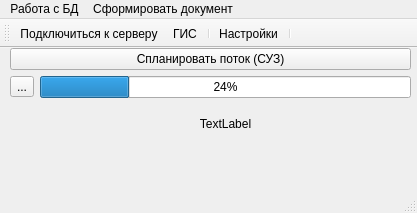
<?xml version="1.0" encoding="UTF-8"?>
<ui version="4.0">
 <class>MainWindow</class>
 <widget class="QMainWindow" name="MainWindow">
  <property name="geometry">
   <rect>
    <x>0</x>
    <y>0</y>
    <width>417</width>
    <height>213</height>
   </rect>
  </property>
  <property name="windowTitle">
   <string>MainWindow</string>
  </property>
  <widget class="QWidget" name="centralwidget">
   <widget class="QWidget" name="gridLayoutWidget">
    <property name="geometry">
     <rect>
      <x>10</x>
      <y>0</y>
      <width>401</width>
      <height>96</height>
     </rect>
    </property>
    <layout class="QGridLayout" name="gridLayout">
     <item row="1" column="1">
      <widget class="QProgressBar" name="progressBar">
       <property name="value">
        <number>24</number>
       </property>
      </widget>
     </item>
     <item row="0" column="0" colspan="2">
      <widget class="QPushButton" name="pushButtonSendRequest">
       <property name="text">
        <string>Спланировать поток (СУЗ)</string>
       </property>
      </widget>
     </item>
     <item row="1" column="0">
      <widget class="QToolButton" name="toolButtonPause">
       <property name="text">
        <string>...</string>
       </property>
      </widget>
     </item>
     <item row="2" column="1">
      <widget class="QLabel" name="labelStreams">
       <property name="text">
        <string>TextLabel</string>
       </property>
       <property name="alignment">
        <set>Qt::AlignCenter</set>
       </property>
      </widget>
     </item>
    </layout>
   </widget>
  </widget>
  <widget class="QMenuBar" name="menubar">
   <property name="geometry">
    <rect>
     <x>0</x>
     <y>0</y>
     <width>417</width>
     <height>22</height>
    </rect>
   </property>
   <widget class="QMenu" name="menu">
    <property name="title">
     <string>Работа с БД</string>
    </property>
    <widget class="QMenu" name="menu_2">
     <property name="title">
      <string>Заявки</string>
     </property>
     <addaction name="actionDBLoadRequestDikon"/>
     <addaction name="actionDBLoadRequestZhenya"/>
     <addaction name="separator"/>
     <addaction name="action_15"/>
     <addaction name="action_16"/>
    </widget>
    <widget class="QMenu" name="menu_4">
     <property name="title">
      <string>Потоки</string>
     </property>
     <addaction name="actionDBDeleteAllStreams"/>
     <addaction name="actionCacheOut"/>
    </widget>
    <widget class="QMenu" name="menu_5">
     <property name="title">
      <string>Станции</string>
     </property>
     <addaction name="action_2"/>
     <addaction name="action_3"/>
     <addaction name="action_4"/>
    </widget>
    <widget class="QMenu" name="menu_6">
     <property name="title">
      <string>Участки</string>
     </property>
     <addaction name="action_8"/>
     <addaction name="action_9"/>
     <addaction name="action_10"/>
    </widget>
    <widget class="QMenu" name="menu_7">
     <property name="title">
      <string>ПВР</string>
     </property>
     <addaction name="action_12"/>
     <addaction name="action_13"/>
     <addaction name="action_14"/>
    </widget>
    <addaction name="menu_2"/>
    <addaction name="menu_4"/>
    <addaction name="menu_5"/>
    <addaction name="menu_6"/>
    <addaction name="menu_7"/>
   </widget>
   <widget class="QMenu" name="menu_3">
    <property name="title">
     <string>Сформировать документ</string>
    </property>
    <widget class="QMenu" name="menu_8">
     <property name="title">
      <string>Форма 2</string>
     </property>
     <addaction name="actionFormsF2PC"/>
     <addaction name="action_7"/>
    </widget>
    <widget class="QMenu" name="menu_9">
     <property name="title">
      <string>Форма 2А</string>
     </property>
     <addaction name="action_11"/>
     <addaction name="action_17"/>
    </widget>
    <addaction name="menu_8"/>
    <addaction name="menu_9"/>
    <addaction name="action_6"/>
   </widget>
   <addaction name="menu"/>
   <addaction name="menu_3"/>
  </widget>
  <widget class="QStatusBar" name="statusbar"/>
  <widget class="QToolBar" name="toolBar">
   <property name="windowTitle">
    <string>toolBar</string>
   </property>
   <attribute name="toolBarArea">
    <enum>TopToolBarArea</enum>
   </attribute>
   <attribute name="toolBarBreak">
    <bool>false</bool>
   </attribute>
   <addaction name="actionConnect"/>
   <addaction name="actionDisplayStreams"/>
   <addaction name="separator"/>
   <addaction name="actionSettings"/>
   <addaction name="separator"/>
  </widget>
  <action name="actionDBLoadRequestDikon">
   <property name="text">
    <string>Загрузить заявку с ПК (Дикон)</string>
   </property>
  </action>
  <action name="actionDBLoadRequestZhenya">
   <property name="text">
    <string>Загрузить заявку с ПК (Женя)</string>
   </property>
  </action>
  <action name="action_6">
   <property name="enabled">
    <bool>false</bool>
   </property>
   <property name="text">
    <string>Графоплан</string>
   </property>
  </action>
  <action name="actionDBDeleteAllStreams">
   <property name="text">
    <string>Удалить все потоки</string>
   </property>
  </action>
  <action name="actionConnect">
   <property name="icon">
    <iconset resource="resources.qrc">
     <normaloff>:/resources/icon_disconnected_128.png</normaloff>
     <normalon>:/resources/icon_connected_128.png</normalon>
     <disabledoff>:/resources/icon_disconnected_128.png</disabledoff>
     <disabledon>:/resources/icon_connected_128.png</disabledon>
     <activeoff>:/resources/icon_connected_128.png</activeoff>:/resources/icon_disconnected_128.png</iconset>
   </property>
   <property name="text">
    <string>Подключиться к серверу</string>
   </property>
   <property name="toolTip">
    <string>Подключиться к серверу</string>
   </property>
  </action>
  <action name="actionSettings">
   <property name="icon">
    <iconset resource="resources.qrc">
     <normaloff>:/resources/icon_settings_128.png</normaloff>:/resources/icon_settings_128.png</iconset>
   </property>
   <property name="text">
    <string>Настройки</string>
   </property>
   <property name="toolTip">
    <string>Настройки</string>
   </property>
  </action>
  <action name="actionCacheOut">
   <property name="text">
    <string>Сохранить спланированные потоки в БД</string>
   </property>
  </action>
  <action name="actionDisplayStreams">
   <property name="icon">
    <iconset resource="resources.qrc">
     <normaloff>:/resources/icon_map_128.png</normaloff>:/resources/icon_map_128.png</iconset>
   </property>
   <property name="text">
    <string>ГИС</string>
   </property>
   <property name="toolTip">
    <string>ГИС</string>
   </property>
  </action>
  <action name="action_2">
   <property name="enabled">
    <bool>false</bool>
   </property>
   <property name="text">
    <string>Создать</string>
   </property>
  </action>
  <action name="action_3">
   <property name="enabled">
    <bool>false</bool>
   </property>
   <property name="text">
    <string>Редактировать</string>
   </property>
  </action>
  <action name="action_4">
   <property name="enabled">
    <bool>false</bool>
   </property>
   <property name="text">
    <string>Удалить</string>
   </property>
  </action>
  <action name="action_8">
   <property name="enabled">
    <bool>false</bool>
   </property>
   <property name="text">
    <string>Создать</string>
   </property>
  </action>
  <action name="action_9">
   <property name="enabled">
    <bool>false</bool>
   </property>
   <property name="text">
    <string>Редактировать</string>
   </property>
  </action>
  <action name="action_10">
   <property name="enabled">
    <bool>false</bool>
   </property>
   <property name="text">
    <string>Удалить</string>
   </property>
  </action>
  <action name="action_12">
   <property name="enabled">
    <bool>false</bool>
   </property>
   <property name="text">
    <string>Создать</string>
   </property>
  </action>
  <action name="action_13">
   <property name="enabled">
    <bool>false</bool>
   </property>
   <property name="text">
    <string>Редактировать</string>
   </property>
  </action>
  <action name="action_14">
   <property name="enabled">
    <bool>false</bool>
   </property>
   <property name="text">
    <string>Удалить</string>
   </property>
  </action>
  <action name="action_15">
   <property name="enabled">
    <bool>false</bool>
   </property>
   <property name="text">
    <string>Редактировать</string>
   </property>
  </action>
  <action name="action_16">
   <property name="enabled">
    <bool>false</bool>
   </property>
   <property name="text">
    <string>Удалить</string>
   </property>
  </action>
  <action name="actionActionPauseResume">
   <property name="text">
    <string>Пауза</string>
   </property>
   <property name="toolTip">
    <string>Пауза/Возобновление</string>
   </property>
  </action>
  <action name="actionFormsF2PC">
   <property name="text">
    <string>для ПК</string>
   </property>
  </action>
  <action name="action_7">
   <property name="text">
    <string>для ЕС ЭВМ</string>
   </property>
  </action>
  <action name="action_11">
   <property name="text">
    <string>для ПК</string>
   </property>
  </action>
  <action name="action_17">
   <property name="text">
    <string>для ЕС ЭВМ</string>
   </property>
  </action>
 </widget>
 <resources>
  <include location="resources.qrc"/>
 </resources>
 <connections/>
</ui>
